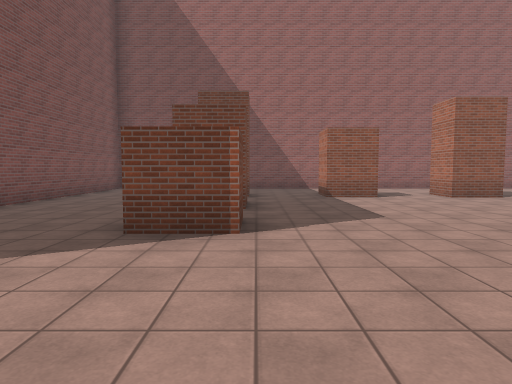
view 1 (above)

21 first-person views from a walk through a 3-D level made in the Unity game engine. The camera is 1.5 m above the floor, tilts 4° down and sees 75° across. The floor is counted in squares, 2 m on a side. Each view is taken from the middle of a square. On the plan, view 1 faces up. The plan holds only what a view shows up to about 11 squares ahead; the rest is blank. The place goes on beyond the plan. The player character is not drawn. Surface patterns are stand-ins for the level's own textures.

view 2
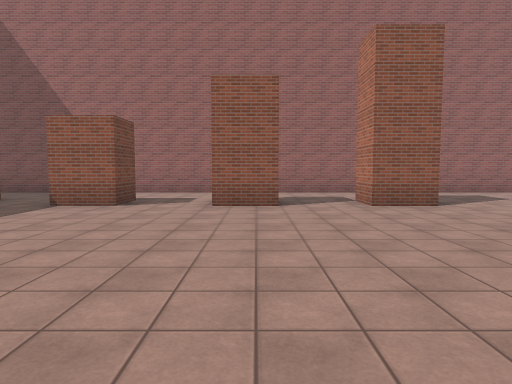

view 3
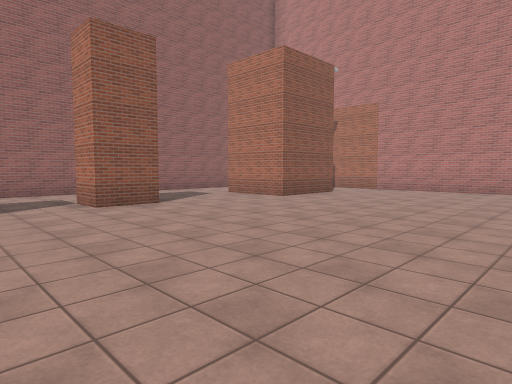

view 4
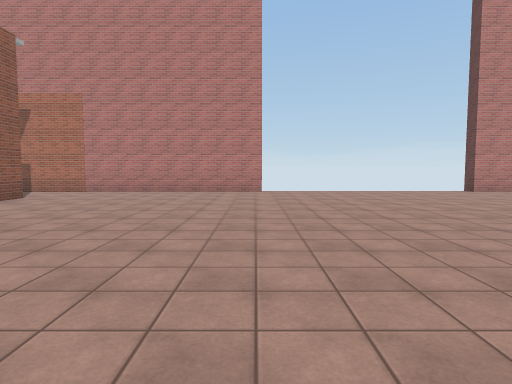

view 5
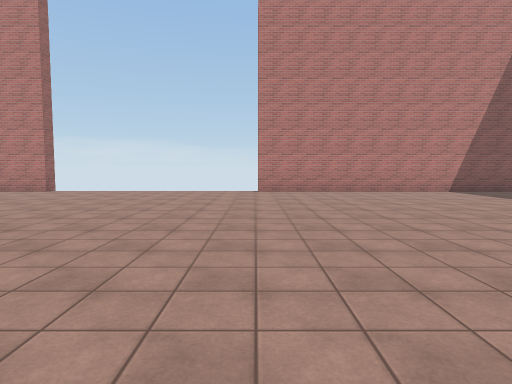

view 6
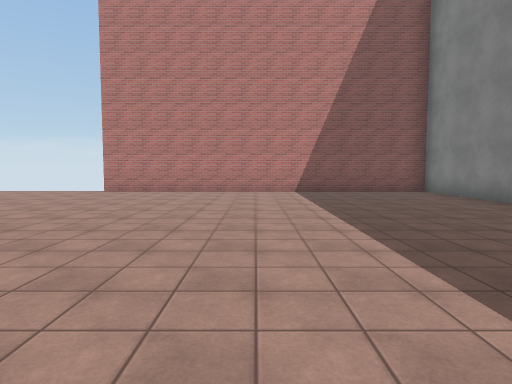

view 7
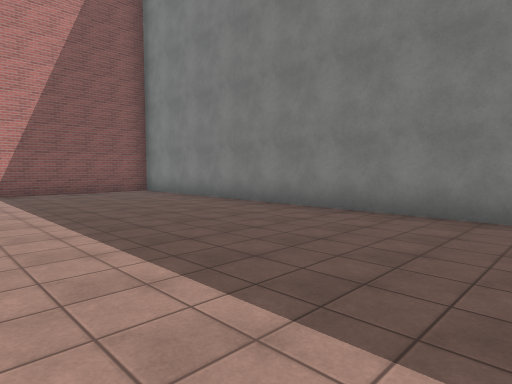

view 8
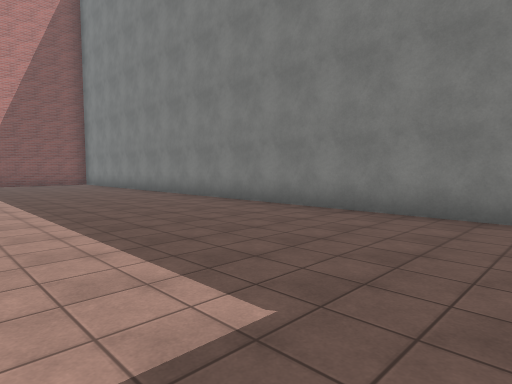

view 9
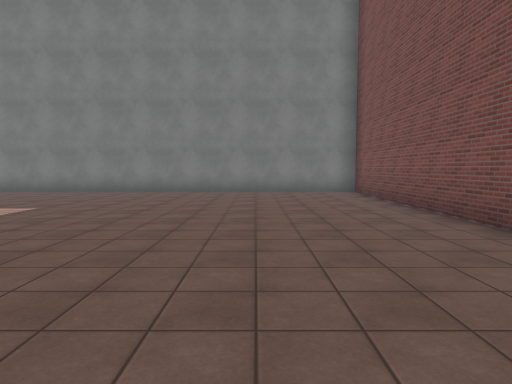

view 10
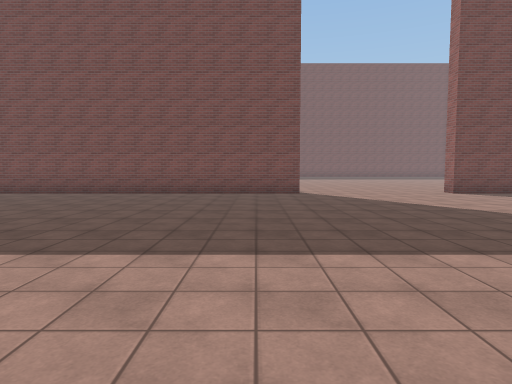

view 11
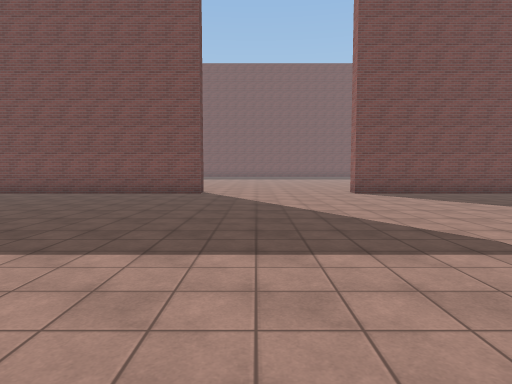

view 12
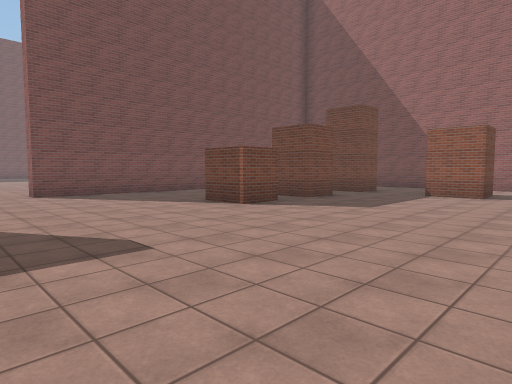

view 13
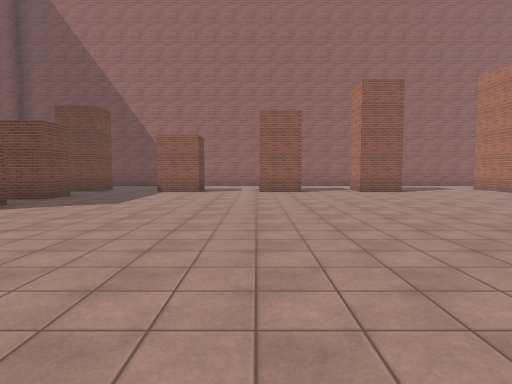

view 14
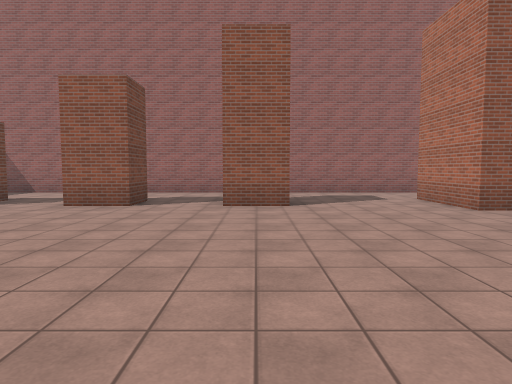

view 15
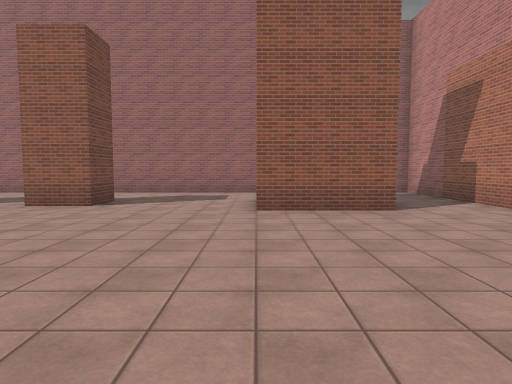

view 16
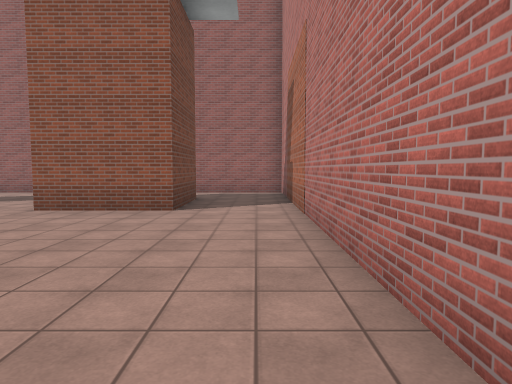

view 17
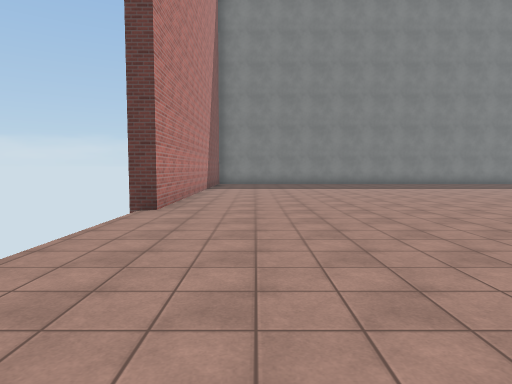

view 18
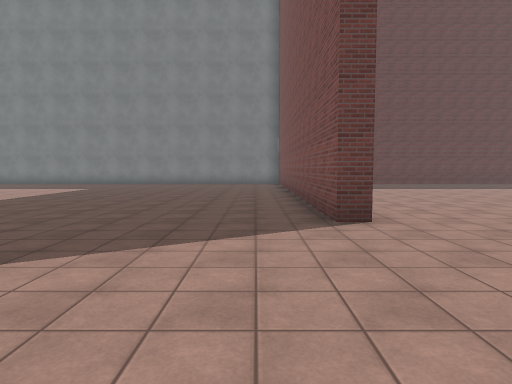

view 19
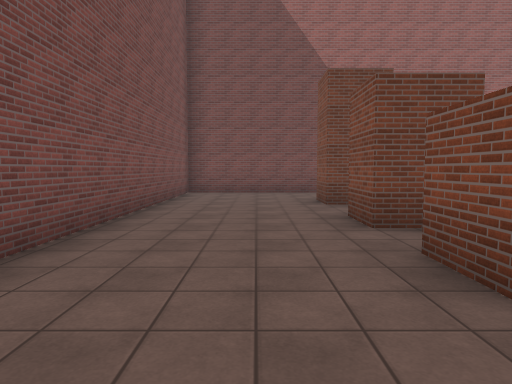

view 20
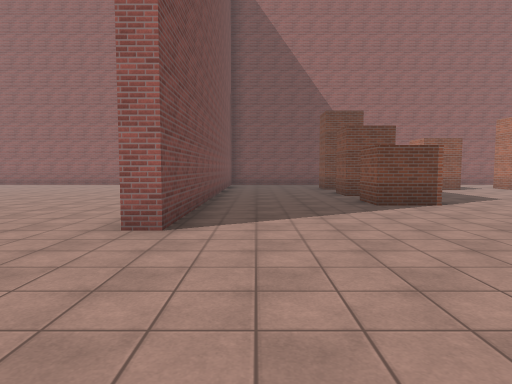

view 21
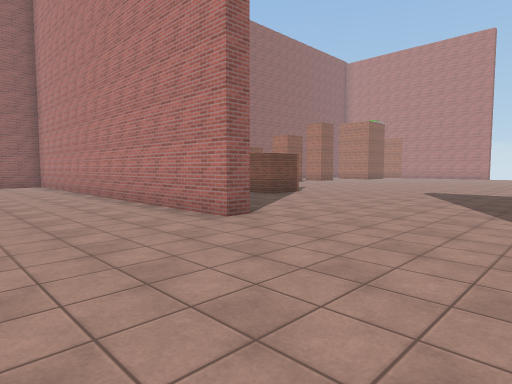

### Floor plan
Points are (right, up) in squares from view 1. A wall is a line through its corners. A room is listed if a view was taken in it or the views show most of it. See-through windows are left out.
Room 1 (views 1, 2, 3, 4, 5, 6, 7, 8, 9, 10, 11, 12, 13, 14, 15, 16, 17, 18, 19, 20, 21)
walls: (-0.2, 5) (-0.2, 3.8) (-1.5, 3.8) (-1.5, 5); (-5.8, -3.7) (-5.1, -3.7) (-5.1, -15.5) (17.8, -15.5) (17.8, -5.1) (18.4, -5.1); (-0.2, 7.4) (-0.2, 6.2) (-1.5, 6.2) (-1.5, 7.4); (3.2, 9.9) (3.2, 8.7) (1.9, 8.7) (1.9, 9.9); (6.5, 9.9) (6.5, 8.7) (5.1, 8.7) (5.1, 9.9); (-0.2, 10.1) (-0.2, 9) (-1.5, 9) (-1.5, 10.1); (9.7, 9.9) (9.7, 8.7) (8.3, 8.7) (8.3, 9.9); (17.8, 1.8) (17.8, 12.6) (1.1, 12.6); (-0.5, 12.6) (-5.1, 12.6) (-5.1, 1) (-5.6, 1) (-5.6, 9.2); (15.5, 10.2) (15.5, 8) (13, 8) (13, 10.4)

Positions as (right, up) in squares from view 1, and headings:
1: (0, 0), facing up
2: (6, 2), facing up
3: (6, 2), facing up-right
4: (7, 2), facing right
5: (7, -5), facing right
6: (7, -10), facing right
7: (7, -10), facing down-right
8: (1, -10), facing down-right
9: (-2, -5), facing down
10: (5, -5), facing left
11: (5, -2), facing left
12: (5, -1), facing up-left
13: (5, -2), facing up
14: (9, 2), facing up
15: (13, 2), facing up
16: (17, 2), facing up
17: (16, 1), facing down
18: (-4, 1), facing down
19: (-3, 2), facing up
20: (-4, -3), facing up
21: (-9, -3), facing up-right
